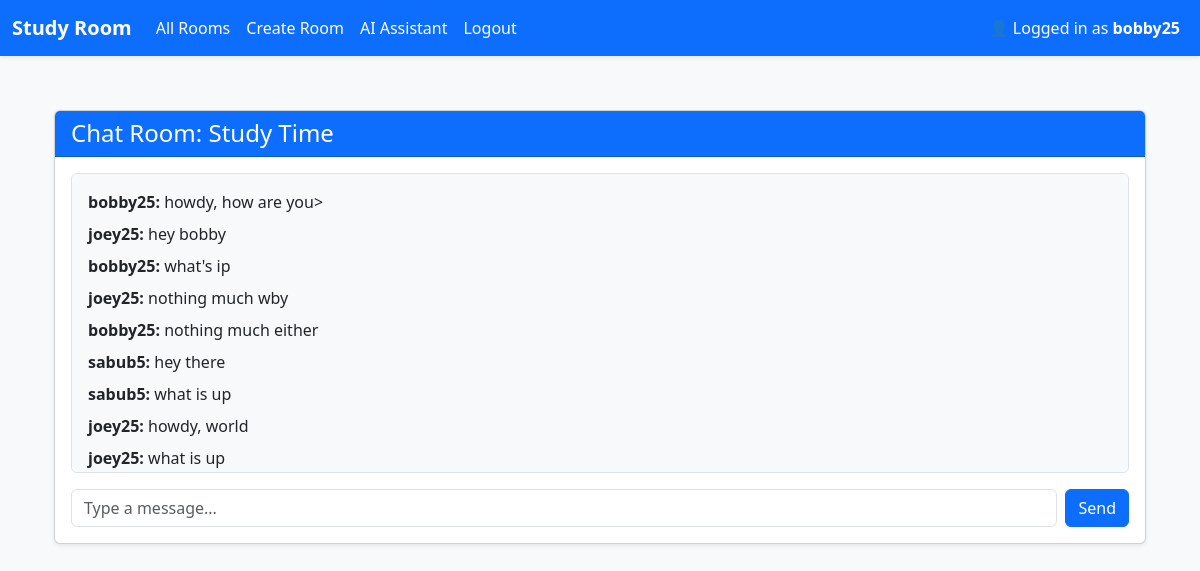
/studyroom/rooms/5/chat (signed in), run on the app's committed database.
### app/models.py (models this page shows)
class User(db.Model, UserMixin): # UserMixin allows methods for user
    id = db.Column(db.Integer, primary_key=True) # primary_key is the identifier for the table. every id column will automatically become unqiue for every user
    username = db.Column(db.String(25), nullable=False, unique=True) # all field must have value and must be unique. can have 25 char max
    email = db.Column(db.String(120), nullable=False, unique=True)
    password_hash = db.Column(db.String(128), nullable=False)
    bio = db.Column(db.Text, nullable=True)
    image_file = db.Column(db.String(120), default="default.jpg")

class StudyRoom(db.Model):
    id = db.Column(db.Integer, primary_key=True) # each room has a uniuqe id
    name = db.Column(db.String(100), nullable=False) # nullable means column cannot be empty
    description = db.Column(db.Text, nullable=True)
    host_id = db.Column(db.Integer, db.ForeignKey('user.id'), nullable=False) # links to the user who created the room
    created_at = db.Column(db.DateTime, default=datetime.utcnow)
    is_active = db.Column(db.Boolean, default=True)
    host = db.relationship('User', backref=db.backref('study_rooms', lazy=True))
    messages = db.relationship('Message', backref='room', cascade="all, delete", passive_deletes=True)

class Message(db.Model):
    id = db.Column(db.Integer, primary_key=True)
    room_id = db.Column(db.Integer, db.ForeignKey('study_room.id'), nullable=False)
    user_id = db.Column(db.Integer, db.ForeignKey('user.id'), nullable=False) # foreign key means that the column must match the user.id column in user table
    content = db.Column(db.Text, nullable=False)
    timestamp = db.Column(db.DateTime, default=datetime.utcnow)
    user = db.relationship('User', backref=db.backref('messages', lazy=True))

### app/studyroom/routes.py (the view)
@studyroom_bp.route('/rooms/<int:room_id>/chat')
@login_required
def chat(room_id):
    room = StudyRoom.query.get_or_404(room_id)
    messages = Message.query.filter_by(room_id=room.id).order_by(Message.timestamp.asc()).all()
    return render_template('rooms/chat.html', room=room, messages=messages)

### app/__init__.py (called while the page is built)
def create_app():
    app = Flask(__name__)
    app.config.from_object(Config) # set config file
    db.init_app(app)
    login_manager.init_app(app)
    socketio.init_app(app)
    mail.init_app(app)
    from flask_migrate import Migrate
    migrate = Migrate(app, db)
    from app.models import User, StudyRoom
    @login_manager.user_loader
    def load_user(user_id):
        return User.query.get(int(user_id))
    from dotenv import load_dotenv
    load_dotenv()
    from app.auth import auth_bp
    app.register_blueprint(auth_bp, url_prefix='/auth')
    from app.studyroom import studyroom_bp
    app.register_blueprint(studyroom_bp, url_prefix='/studyroom')
    try:
        from app.main import main_bp # Register main Blueprint
        app.register_blueprint(main_bp)
    except ImportError:
        pass
    from app import sockets
    return app

### app/templates/rooms/chat.html (shortened to what this page needs)
{% extends "base.html" %}
{% block content %}
<div class="container py-4">
    <div class="card shadow-sm">
        <div class="card-header bg-primary text-white">
            <h4 class="mb-0">Chat Room: {{ room.name }}</h4>
        </div>
        <div class="card-body">
            <div id="chat-box" class="border rounded p-3 mb-3 bg-light" style="height: 300px; overflow-y: scroll;">
                {% for msg in messages %}
                    <div class="mb-2">
                        <strong>{{ msg.user.username }}:</strong> {{ msg.content }}
                    </div>
                {% endfor %}
            </div>
            <form id="chat-form" class="d-flex">
                <input type="text" id="message" class="form-control me-2" placeholder="Type a message..." required autocomplete="off">
                <button type="submit" class="btn btn-primary">Send</button>
            </form>
        </div>
    </div>
</div>
{% endblock %}

### app/templates/base.html (shortened to what this page needs)
<!DOCTYPE html>
<html lang="en">
<head>
    <link href="https://cdn.jsdelivr.net/npm/bootstrap@5.3.0/dist/css/bootstrap.min.css" rel="stylesheet">
</head>
<body>
<nav class="navbar navbar-expand-lg shadow-sm">
  <div class="container-fluid">
    <a class="navbar-brand fw-bold" href="{{ url_for('main.home') }}">Study Room</a>
    <div class="collapse navbar-collapse" id="navbarNav">
      <ul class="navbar-nav me-auto">
        {% if current_user.is_authenticated %}
          <li class="nav-item">
            <a class="nav-link" href="{{ url_for('studyroom.room_list') }}">All Rooms</a>
          </li>
          <li class="nav-item">
            <a class="nav-link" href="{{ url_for('studyroom.create_room') }}">Create Room</a>
          </li>
          <li class="nav-item">
            <a class="nav-link" href="{{ url_for('studyroom.ai_assistant') }}">AI Assistant</a>
          </li>
          <li class="nav-item">
            <a class="nav-link" href="{{ url_for('auth.logout') }}">Logout</a>
          </li>
        {% endif %}
      </ul>
      {% if current_user.is_authenticated %}
      <ul class="navbar-nav ms-auto">
        <li class="nav-item">
          <a href="{{ url_for('auth.profile') }}" class="nav-link">
            👤 Logged in as <strong>{{ current_user.username }}</strong>
        </a>
        </li>
      </ul>
      {% endif %}
    </div>
  </div>
</nav>
<div class="container">
    {% block content %}{% endblock %}
</div>
</body>
</html>

### app/templates/base.html (style rules this page uses)
body { background-color: #f8f9fa; }
.navbar { background-color: #0d6efd; }
.navbar-brand, .nav-link, .navbar-text { color: white !important; }
.container { margin-top: 30px; }

### data on the page
User: username "bobby25"
StudyRoom: name "Study Time"
Message: user.username "bobby25", content "howdy, how are you>"
Message: user.username "joey25", content "hey bobby"
Message: user.username "bobby25", content "what's ip"
Message: user.username "joey25", content "nothing much wby"
Message: user.username "bobby25", content "nothing much either"
Message: user.username "sabub5", content "hey there"
Message: user.username "sabub5", content "what is up"
Message: user.username "joey25", content "howdy, world"
Message: user.username "joey25", content "what is up"
